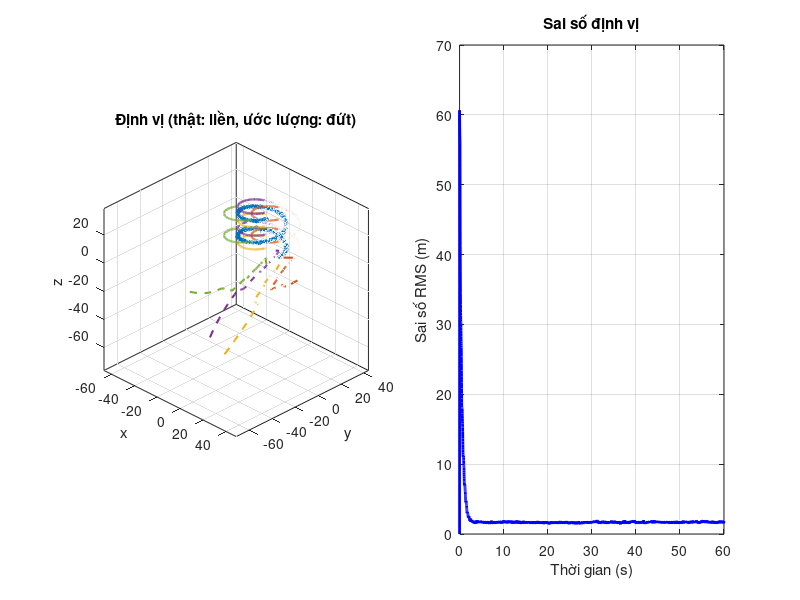

Write the MATLAB code that produced this figure. (Note: this script raises an error after producing the figure.)

clear; clc; close all;

%% ========================================================================
%  1. THAM SỐ
%% ========================================================================
n_drones = 5;
dim = 3;
dt = 0.01;
T = 60;
t = 0:dt:T;
n_steps = length(t);

% Quỹ đạo leader
R = 15; omega = 0.2; h = 8; vz = 0.5;
p_leader_true = [R*cos(omega*t); R*sin(omega*t); h + vz*t];

% Đội hình
L = 6; H = 8;
offset = [0, 0; L, L; L, -L; -L, L; -L, -L]';
p_rel_star = [offset; zeros(1,5)];

% Vị trí thật
P_true = zeros(dim, n_drones, n_steps);
for k = 1:n_steps
    for i = 1:n_drones
        P_true(:,i,k) = p_leader_true(:,k) + p_rel_star(:,i);
    end
end

% Nhiễu ban đầu
for i = 2:n_drones
    P_true(:,i,1) = P_true(:,i,1) + 5*randn(3,1);
end

%% ========================================================================
%  2. SWITCHING TOPOLOGY (periodic jointly connected)
%% ========================================================================
edges1 = [1 2; 1 3; 2 3];           % Topo 1: leader + 2,3
edges2 = [1 4; 1 5; 4 5];           % Topo 2: leader + 4,5
edges3 = [2 3; 3 4; 4 5; 2 5];      % Topo 3: followers kết nối

T_cycle = 0.3;
phase_durations = [0.1, 0.1, 0.1];

function edges = get_topology(t, T_cycle, pd, e1, e2, e3)
    t_mod = mod(t, T_cycle);
    if t_mod < pd(1)
        edges = e1;
    elseif t_mod < pd(1)+pd(2)
        edges = e2;
    else
        edges = e3;
    end
end

%% ========================================================================
%  3. NHIỄU ĐO LƯỜNG
%% ========================================================================
gps_noise = 0.5;
range_noise = 0.1;
bearing_noise = 0.05;

%% ========================================================================
%  4. KHỞI TẠO BỘ ĐỊNH VỊ
%% ========================================================================
P_est = zeros(dim, n_drones, n_steps);
P_est(:,1,1) = P_true(:,1,1);
for i = 2:n_drones
    P_est(:,i,1) = 30 * randn(dim,1);
end

% Tham số
mu = 5.0;
mu_gps = 2.0;

localization_error = zeros(n_steps, 1);

%% ========================================================================
%  5. VÒNG LẶP ĐỊNH VỊ
%% ========================================================================
fprintf('=== ĐỊNH VỊ ĐỘI HÌNH VỚI SWITCHING TOPOLOGY ===\n');

for k = 1:n_steps-1
    % Cập nhật GPS leader
    P_est(:,1,k+1) = P_true(:,1,k+1);
    
    % Xác định topology
    current_edges = get_topology(t(k), T_cycle, phase_durations, edges1, edges2, edges3);
    
    % Đo vector tương đối
    z_meas = zeros(dim, n_drones, n_drones);
    for e = 1:size(current_edges,1)
        i = current_edges(e,1);
        j = current_edges(e,2);
        
        vec_true = P_true(:,j,k) - P_true(:,i,k);
        d_true = norm(vec_true);
        d_meas = d_true + range_noise * randn;
        dir_meas = vec_true/d_true + bearing_noise * randn(3,1);
        dir_meas = dir_meas / norm(dir_meas);
        z_meas(:,j,i) = d_meas * dir_meas;
        z_meas(:,i,j) = -z_meas(:,j,i);
    end
    
    % Luật cập nhật (8.1): dP_i/dt = Σ (ẑ_ij - z_ij)
    P_next = P_est(:,:,k);
    for i = 1:n_drones
        sum_error = zeros(dim,1);
        for e = 1:size(current_edges,1)
            if current_edges(e,1) == i
                j = current_edges(e,2);
                z_est = P_est(:,j,k) - P_est(:,i,k);
                sum_error = sum_error + (z_est - z_meas(:,j,i));
            elseif current_edges(e,2) == i
                j = current_edges(e,1);
                z_est = P_est(:,j,k) - P_est(:,i,k);
                sum_error = sum_error + (z_est - z_meas(:,j,i));
            end
        end
        dP = mu * sum_error;
        P_next(:,i) = P_est(:,i,k) + dP * dt;
    end
    P_est(:,:,k+1) = P_next;
    P_est(:,1,k+1) = P_true(:,1,k+1) + gps_noise * randn(dim,1);
    
    % Sai số
    loc_error = 0;
    for i = 1:n_drones
        loc_error = loc_error + norm(P_est(:,i,k+1) - P_true(:,i,k+1))^2;
    end
    localization_error(k+1) = sqrt(loc_error / n_drones);
    
    if mod(k, round(n_steps/10)) == 0
        fprintf('t = %.1f s, loc err = %.3f m\n', k*dt, localization_error(k));
    end
end

fprintf('Sai số cuối: %.4f m\n', localization_error(end));

%% ========================================================================
%  6. VẼ KẾT QUẢ
%% ========================================================================
figure('Position', [50, 50, 1200, 500]);

subplot(1,2,1);
colors = lines(n_drones);
hold on; grid on; box on;
for i = 1:n_drones
    plot3(squeeze(P_true(1,i,:)), squeeze(P_true(2,i,:)), squeeze(P_true(3,i,:)), ...
        'Color', colors(i,:), 'LineWidth', 1.5, 'LineStyle', '-');
    plot3(squeeze(P_est(1,i,:)), squeeze(P_est(2,i,:)), squeeze(P_est(3,i,:)), ...
        'Color', colors(i,:), 'LineWidth', 1.5, 'LineStyle', '--');
end
xlabel('x'); ylabel('y'); zlabel('z');
title('Định vị (thật: liền, ước lượng: đứt)');
view(45,30); axis equal;

subplot(1,2,2);
plot(t, localization_error, 'b-', 'LineWidth', 2);
xlabel('Thời gian (s)'); ylabel('Sai số RMS (m)');
title('Sai số định vị');
grid on;

sgtitle('Định vị đội hình với switching topology (công thức 8.1)', 'FontSize', 14);
